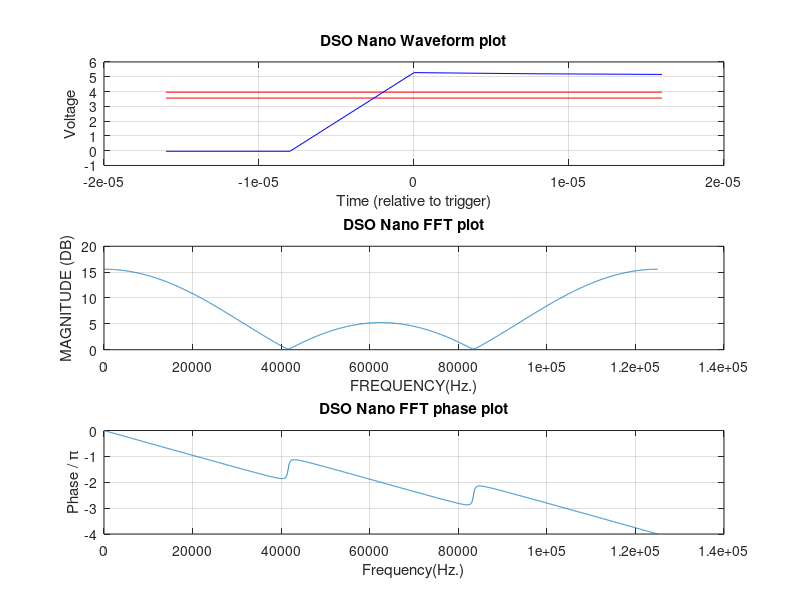

MATLAB code to generate this figure:
% #!/usr/bin/octave --persist
% Generated by BenfWaves - http://code.google.com/p/benfwaves
% Tested on Matlab R2013a

% Profile variables

originalFile = 'Serialized\Manual.xml.test.csv';
fileNumber   = 'S003';
firmware     = 'V3.40';

voltageDiv   = 1;
attenuation  = 1;
vsens        = 0.0022;
vdiffMax     = 8;
rin          = 546000;

timeDiv      = 0.0002;
timeRange    = 0.032784;
sampleCount  = 4098;
firstIndex   = 1418;
samplingFreq = sampleCount / timeRange;
sampPerDiv   = samplingFreq * timeDiv;
divRange     = timeRange / timeDiv;
fastSampMode = 'Disabled';

triggerIndex = 1420;
triggerKind  = 'EdgeRising';
triggerMode  = 'NORM';
triggerLevel = 3.76;
triggerSens  = 0.2;
triggerLow   = triggerLevel - triggerSens;
triggerHigh  = triggerLevel + triggerSens;


% Data series

voltages = [ ...
-0.04;	-0.04;	5.28;	5.2;	5.16;	
];

npoints = length(voltages);
times = ((0:(npoints-1)) + firstIndex - triggerIndex) / samplingFreq;
endtimes = [times(1), times(end)];
triglowpts = [triggerLow, triggerLow];
trighighpts = [triggerHigh, triggerHigh];

% Plot the data
fname = ['DSO Nano Waveform/FFT plot: ' fileNumber];
figure('Name',fname);
subplot(3,1,1)       % add Data plot in 3 x 1 grid
plot(...
	endtimes, triglowpts,  'r', ...
	endtimes, trighighpts, 'r', ...
	   times, voltages,    'b'  ...
);
title('DSO Nano Waveform plot');
xlabel('Time (relative to trigger)');
ylabel('Voltage');
grid on;

subplot(3,1,2)       % add FFT plot in 3 x 1 grid
N = 4096;
fs = samplingFreq;
freq = linspace(0,fs,N);
F = fft(voltages,N);
maxFreq = N;
plot(freq(1:maxFreq),abs(F(1:maxFreq)));
title('DSO Nano FFT plot');
ylabel('MAGNITUDE (DB)');
xlabel('FREQUENCY(Hz.)');
grid on;

subplot(3,1,3)       % add FFT phase plot in 3 x 1 grid
phs = unwrap(angle(F));
lF = length(F);
f = (0:lF-1)/lF*fs;
plot(f,phs/pi)
title('DSO Nano FFT phase plot');
ylabel('Phase / \pi');
xlabel('Frequency(Hz.)');
grid on;